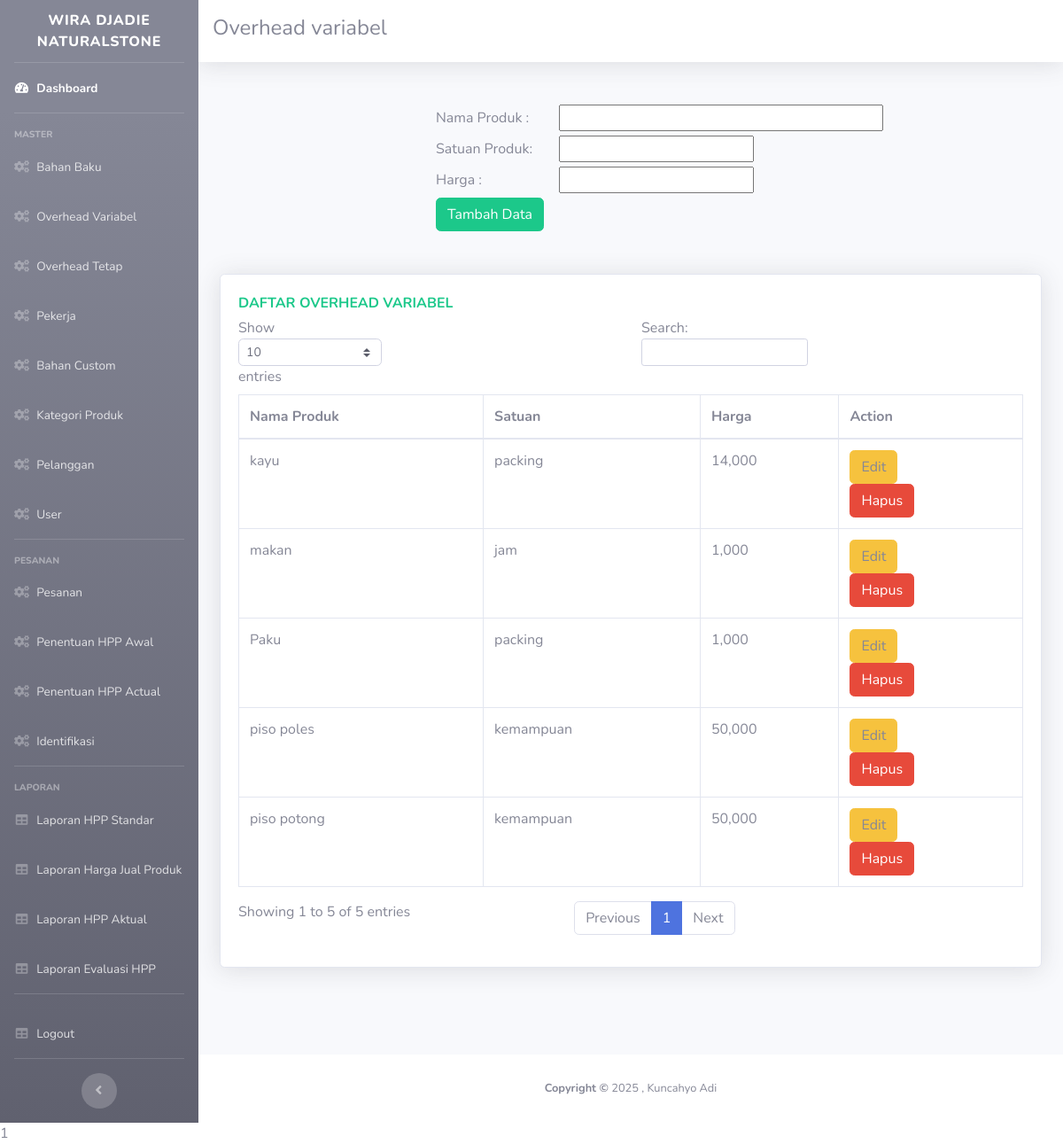
The app's page /bahanoverhead.php with its own data.
### tables this page shows
CREATE TABLE `bop_variabel_standar` (
  `id_variabel_standar` int(11) NOT NULL,
  `nama_variabel_standar` varchar(250) NOT NULL,
  `satuan_variabel_standar` varchar(25) NOT NULL,
  `jumlah_satuan_variabel_standar` int(11) NOT NULL,
  `harga_variabel_standar` float NOT NULL
);

### bahanoverhead.php (the view, shortened to what this page needs)
    <?php
        include '_partial/head.php';
        include '_partial/sidebar.php';
        include 'koneksi1.php';
    ?>
      <div id="content">
        <nav class="navbar navbar-expand navbar-light bg-white topbar mb-4 static-top shadow">
<h4>Overhead variabel</h4>
        </nav>
        <div class="container-fluid">
          <br>
           <div class="row col-12">
              <form class="col-12" role="form" action="insertbahanoverhead.php" method="post" enctype="multipart/form-data">
                    <label class="form-label col-2 offset-3">Nama Produk :</label>
                    <input type="text" id="nama" name="nama" class="form-select col-5">
                    <br>
                    <label class="form-label col-2 offset-3">Satuan Produk:</label>
                    <input type="text" id="satuan" name="satuan" class="form-select col-3">
                    <br>
                    <label class="form-label col-2 offset-3">Harga :</label>
                    <input type="text" id="rupiah" name="harga" class="form-select col-3">
                    <br>
                  <div class="button col-5 offset-3">
                    <button class="btn btn-success" type="submit">Tambah Data</button>
                    <br>
                  </div>
              </form>
          </div>
          <br><br>
            <div class="row">
            <div class="col-xl-12">
                <div class="card shadow mb-4">
                <div class="card-body tab-content" id="myTabContent">
                <div class="text-x font-weight-bold text-success text-uppercase mb-1">Daftar Overhead variabel</div>
                <div class="table-responsive tab-pane fade show active" id="bb">
                <table class="table table-bordered" id="dataTable" width="100%" cellspacing="0">
                    <thead>
                        <tr>
                            <th>Nama Produk</th>
                            <th>Satuan</th>
                            <th>Harga</th>
                            <th>Action</th>
                    </thead>
                    <tbody>
                       <?php
                          $sql = 'SELECT * FROM bop_variabel_standar';
                          $query = mysqli_query($koneksi, $sql);
                             while ($row = mysqli_fetch_array($query))
                                {
                                 ?>
                                  <tr>
                                      <td><?php echo $row['nama_variabel_standar'];?></td>
                                      <td><?php echo $row['satuan_variabel_standar'];?></td>
                                      <td><?php echo number_format($row['harga_variabel_standar']);?></td>
                                      <td>
                                          <a class="btn btn-warning" data-toggle="modal" data-target="#exampleModal<?php echo $row['id_variabel_standar'];?>">Edit</a>
                                          <br>
                                          <a class="btn btn-danger" href="deletebahanoverhead.php?id=<?php echo $row['id_variabel_standar'];?>">Hapus
                                      </td>
                                  </tr>
                          <?php } ?>
                    </tbody>
                </table>
              </div>
            </div>
            </div>
            </div>
            </div>
        </div>
      </div>
<?php include '_partial/footer.php'?>

### records on screen
bop_variabel_standar: nama_variabel_standar "Paku", satuan_variabel_standar "packing", harga_variabel_standar "1,000"
bop_variabel_standar: nama_variabel_standar "kayu", satuan_variabel_standar "packing", harga_variabel_standar "14,000"
bop_variabel_standar: nama_variabel_standar "piso poles", satuan_variabel_standar "kemampuan", harga_variabel_standar "50,000"
bop_variabel_standar: nama_variabel_standar "piso potong", satuan_variabel_standar "kemampuan", harga_variabel_standar "50,000"
bop_variabel_standar: nama_variabel_standar "makan", satuan_variabel_standar "jam", harga_variabel_standar "1,000"
